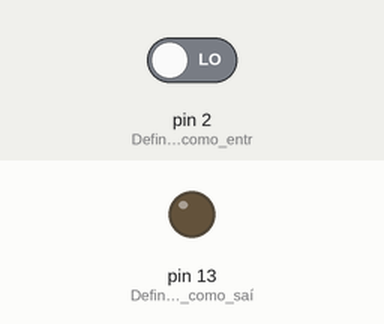
The sketch below on a simulated Arduino Uno, built with avr-gcc and run on an emulated ATmega328P. Shown: output pins drawn as LEDs (lit = HIGH). The test bench sets the inputs (shaded band); at power-on: pin 2 (Define_o_pino_2_como_entr) LOW. What the sketch prints to the serial monitor is not drawn.

Above: at 1.2 s.
1.3 s: pin 2 (Define_o_pino_2_como_entr) driven HIGH
At 2.1 s:
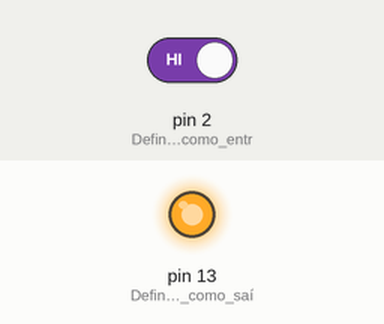
Timing chart, 0 to 4.3 s (numbered marks = the images above; inputs shaded):
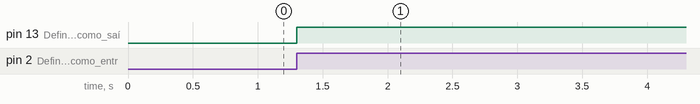

The sketch:

codigo.ino
```cpp
int sensorState = 0; // Variável para armazenar o estado do sensor

void setup() {
  pinMode(2, INPUT);  // Define o pino 2 como entrada (onde o sensor estará conectado)
  pinMode(13, OUTPUT); // Define o pino 13 como saída (onde o LED estará conectado)
  Serial.begin(9600);  // Inicializa a comunicação serial a 9600 bps (bits por segundo)
}

void loop() {
  // Ler o estado do sensor/entrada digital (pino 2)
  // Se o sensor estiver ativado, o valor será HIGH; caso contrário, será LOW.
  sensorState = digitalRead(2);

  // Verificar se o pino do sensor está HIGH (sensor ativado)
  if (sensorState == HIGH) {
    digitalWrite(13, HIGH);   // Liga o LED (pino 13)
    delay(5000);              // Mantém o LED ligado por 5 segundos
    Serial.println("Sensor ativado!");  // Envia uma mensagem para o monitor serial
  } else {
    digitalWrite(13, LOW);    // Desliga o LED (pino 13) se o sensor não estiver ativado
  }

  delay(10);  // Pequeno atraso de 10 ms para evitar leituras muito rápidas do sensor
}
```

Measured:
- after the input at 1.3 s, pin 13 (Define_o_pino_13_como_saí): LOW → HIGH at once
